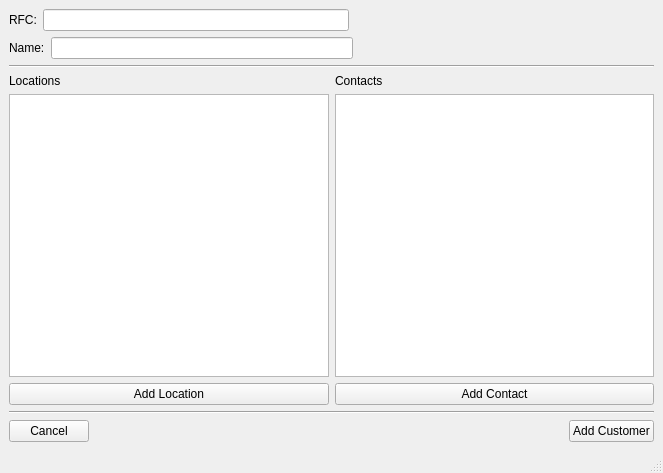
<?xml version="1.0" encoding="UTF-8"?>
<ui version="4.0">
 <class>AddCustomerWindow</class>
 <widget class="QMainWindow" name="AddCustomerWindow">
  <property name="geometry">
   <rect>
    <x>0</x>
    <y>0</y>
    <width>663</width>
    <height>473</height>
   </rect>
  </property>
  <property name="windowTitle">
   <string>Add Customer</string>
  </property>
  <widget class="QWidget" name="centralwidget">
   <layout class="QVBoxLayout" name="verticalLayout_3">
    <item>
     <layout class="QHBoxLayout" name="horizontalLayout_2">
      <item>
       <widget class="QLabel" name="label">
        <property name="text">
         <string>RFC:</string>
        </property>
       </widget>
      </item>
      <item>
       <widget class="QLineEdit" name="rfcLineEdit"/>
      </item>
      <item>
       <spacer name="horizontalSpacer">
        <property name="orientation">
         <enum>Qt::Horizontal</enum>
        </property>
        <property name="sizeType">
         <enum>QSizePolicy::Expanding</enum>
        </property>
        <property name="sizeHint" stdset="0">
         <size>
          <width>40</width>
          <height>20</height>
         </size>
        </property>
       </spacer>
      </item>
     </layout>
    </item>
    <item>
     <layout class="QHBoxLayout" name="horizontalLayout">
      <item>
       <widget class="QLabel" name="label_2">
        <property name="text">
         <string>Name:</string>
        </property>
       </widget>
      </item>
      <item>
       <widget class="QLineEdit" name="nameLineEdit"/>
      </item>
      <item>
       <spacer name="horizontalSpacer_2">
        <property name="orientation">
         <enum>Qt::Horizontal</enum>
        </property>
        <property name="sizeHint" stdset="0">
         <size>
          <width>40</width>
          <height>20</height>
         </size>
        </property>
       </spacer>
      </item>
     </layout>
    </item>
    <item>
     <widget class="Line" name="line">
      <property name="orientation">
       <enum>Qt::Horizontal</enum>
      </property>
     </widget>
    </item>
    <item>
     <layout class="QHBoxLayout" name="horizontalLayout_4">
      <item>
       <layout class="QVBoxLayout" name="verticalLayout_2">
        <item>
         <widget class="QLabel" name="label_3">
          <property name="text">
           <string>Locations</string>
          </property>
         </widget>
        </item>
        <item>
         <widget class="QTableView" name="locationsTableView"/>
        </item>
        <item>
         <widget class="QPushButton" name="addLocationButton">
          <property name="text">
           <string>Add Location</string>
          </property>
         </widget>
        </item>
       </layout>
      </item>
      <item>
       <layout class="QVBoxLayout" name="verticalLayout">
        <item>
         <widget class="QLabel" name="label_4">
          <property name="text">
           <string>Contacts</string>
          </property>
         </widget>
        </item>
        <item>
         <widget class="QTableView" name="contactsTableView"/>
        </item>
        <item>
         <widget class="QPushButton" name="addContactButton">
          <property name="text">
           <string>Add Contact</string>
          </property>
         </widget>
        </item>
       </layout>
      </item>
     </layout>
    </item>
    <item>
     <widget class="Line" name="line_2">
      <property name="orientation">
       <enum>Qt::Horizontal</enum>
      </property>
     </widget>
    </item>
    <item>
     <layout class="QHBoxLayout" name="horizontalLayout_3">
      <item>
       <widget class="QPushButton" name="cancelButton">
        <property name="text">
         <string>Cancel</string>
        </property>
       </widget>
      </item>
      <item>
       <spacer name="horizontalSpacer_3">
        <property name="orientation">
         <enum>Qt::Horizontal</enum>
        </property>
        <property name="sizeHint" stdset="0">
         <size>
          <width>40</width>
          <height>20</height>
         </size>
        </property>
       </spacer>
      </item>
      <item>
       <widget class="QPushButton" name="addCustomerButton">
        <property name="text">
         <string>Add Customer</string>
        </property>
       </widget>
      </item>
     </layout>
    </item>
   </layout>
  </widget>
  <widget class="QMenuBar" name="menubar">
   <property name="geometry">
    <rect>
     <x>0</x>
     <y>0</y>
     <width>663</width>
     <height>22</height>
    </rect>
   </property>
  </widget>
  <widget class="QStatusBar" name="statusbar"/>
 </widget>
 <resources/>
 <connections/>
</ui>
